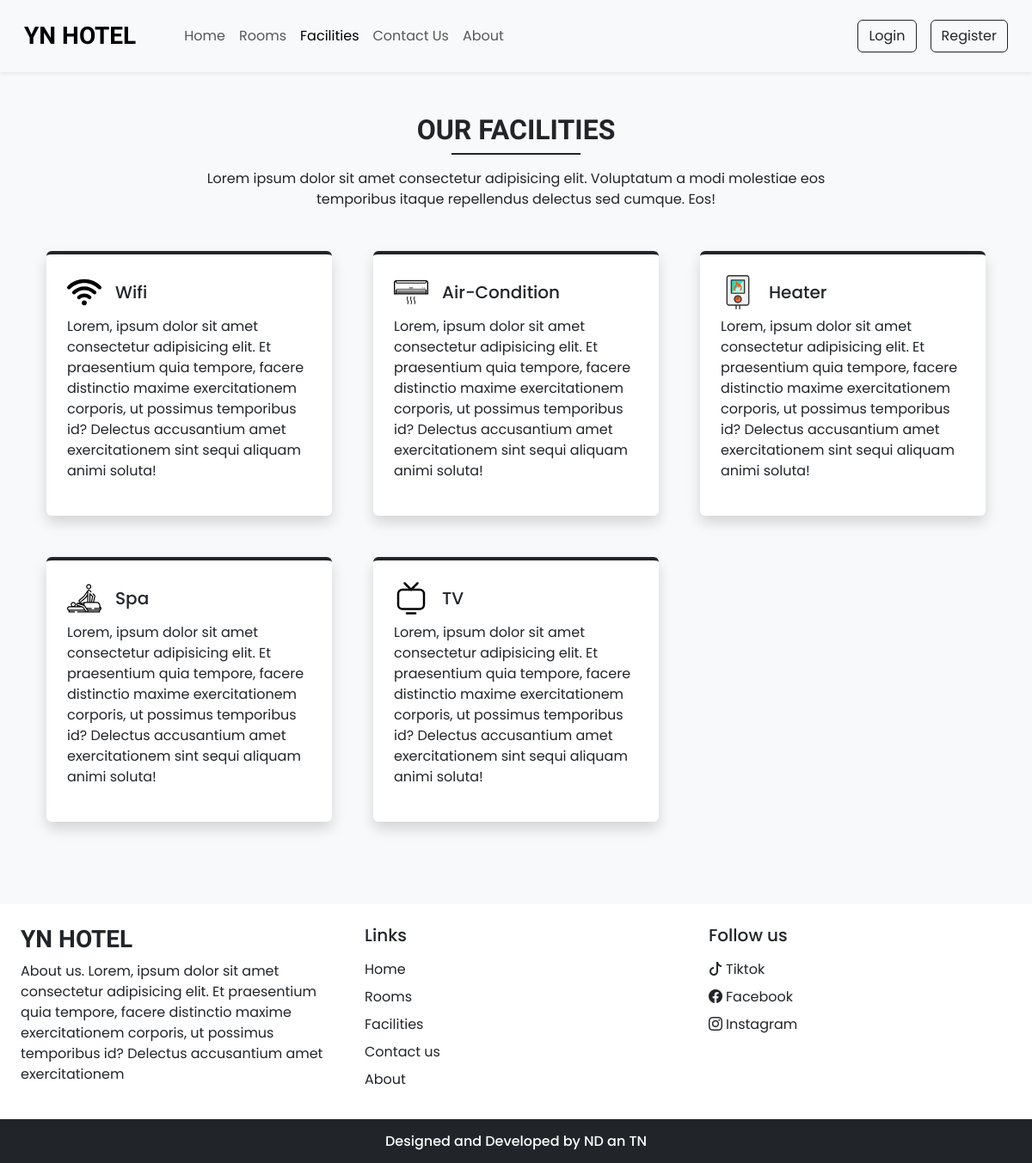
Screenshot of /facilities.php with the database file from the repository.
### tables this page shows
CREATE TABLE `settings` (
  `sr_no` int(11) NOT NULL,
  `site_title` varchar(50) NOT NULL,
  `site_about` varchar(250) NOT NULL,
  `shutdown` tinyint(1) NOT NULL
);

CREATE TABLE `facilities` (
  `id` int(11) NOT NULL,
  `name` varchar(100) NOT NULL,
  `icon` varchar(50) NOT NULL,
  `description` varchar(250) NOT NULL
);

### admin/inc/db_config.php (called while the page is built, shortened)
<?php
function selectAll($table)
{
    $con = $GLOBALS['con'];
    $res = mysqli_query($con, "SELECT * FROM $table");
    return $res;
}
function select($sql, $values, $datatypes)
{
    $con = $GLOBALS['con'];
    if ($stmt = mysqli_prepare($con, $sql)) {
        mysqli_stmt_bind_param($stmt, $datatypes, ...$values);
        if (mysqli_stmt_execute($stmt)) {
            $res = mysqli_stmt_get_result($stmt);
            return $res;
        } else {
            mysqli_stmt_close($stmt);
            die("Query cannot be excuted - Select");
        }
    } else {
        die("Query cannot be prepared - Select");
    }
}

### facilities.php (the view, shortened to what this page needs)
<!DOCTYPE html>
<html lang="en">
<head>
    <?php require 'inc/links.php' ?>
</head>
<body class="bg-light">
    <?php require 'inc/header.php'; ?>
    <div class="my-5 px-4">
        <h2 class="fw-bold h-font text-center">OUR FACILITIES</h2>
        <div class="h-line bg-dark"></div>
        <p class="text-center mt-3">Lorem ipsum dolor sit amet consectetur adipisicing elit.
            Voluptatum a modi molestiae eos <br> temporibus itaque repellendus
            delectus sed cumque. Eos!</p>
    </div>
    <div class="container">
        <div class="row">
            <?php
                $res = selectAll('facilities');
                $path = FACILITIES_IMG_PATH;
                while ($row = mysqli_fetch_assoc($res)) {
                    echo <<<data
                        <div class="col-lg-4 col-md-6 mb-5 px-4">
                            <div class="bg-white rounded shadow p-4 border-top border-4 border-dark pop">
                                <div class="d-flex align-items-center mb-2">
                                <img src="$path$row[icon]" width="40px">
                                    <h5 class="m-0 ms-3">$row[name]</h5>
                                </div>
                                <p>
                                    $row[description]
                                </p>
                            </div>
                        </div>
                    data;
                }
            ?>
        </div>
    </div>
    <?php require 'inc/footer.php'; ?>
</body>
</html>

### inc/header.php (shortened to what this page needs)
<nav id="nav-bar" class="navbar navbar-expand-lg bg-body-tertiary bg-white px-lg-3 py-lg-3 py-lg-2 shadow-sm sticky-top">
    <div class="container-fluid">
        <a class="navbar-brand me-5 fw-bold fs-3 h-font" href="index.php"><?php echo $settings_r['site_title'] ?></a>
        <div class="collapse navbar-collapse" id="navbarSupportedContent">
            <ul class="navbar-nav me-auto mb-2 mb-lg-0">
                <li class="nav-item">
                    <a class="nav-link" href="index.php">Home</a>
                </li>
                <li class="nav-item">
                    <a class="nav-link" href="rooms.php">Rooms</a>
                </li>
                <li class="nav-item">
                    <a class="nav-link" href="facilities.php">Facilities</a>
                </li>
                <li class="nav-item">
                    <a class="nav-link" href="contact.php">Contact Us</a>
                </li>
                <li class="nav-item">
                    <a class="nav-link" href="about.php">About</a>
                </li>
            </ul>
            <div class="d-flex">
                <?php
                if (isset($_SESSION['login']) && $_SESSION['login'] == true) {
                    $path = USERS_IMG_PATH;
                    echo <<<data
                            <div class="btn-group">
                                <button type="button" class="btn btn-outline-dark dropdown-toggle" data-bs-toggle="dropdown" data-bs-display="static" aria-expanded="false">
                                    <img src="$path{$_SESSION['uPic']}" style="width: 25px; height: 25px;" class="me-1 rounded-circle">
                                    {$_SESSION['uName']}
                                </button>
                                <ul class="dropdown-menu dropdown-menu-lg-end">
                                    <li><a class="dropdown-item text-white" style="background-color: #343a40;" href="profile.php">Profile</a></li>
                                    <li><a class="dropdown-item text-white" style="background-color: #343a40;" href="bookings.php">Bookings</a></li>
                                    <li><a class="dropdown-item text-white" style="background-color: #343a40;" href="logout.php">Logout</a></li>
                                </ul>
                            </div>
                        data;
                } else {
                    echo <<<data
                            <button type='button' class='btn btn-outline-dark shadow-none me-lg-3 me-2' data-bs-toggle='modal' data-bs-target='#loginModal'>
                                Login
                            </button>
                            <button type='button' class='btn btn-outline-dark shadow-none' data-bs-toggle='modal' data-bs-target='#registerModal'>
                                Register
                            </button>
                        data;
                }
                ?>
            </div>
        </div>
    </div>
</nav>

### inc/footer.php (shortened to what this page needs)
<div class="container-fluid bg-white mt-5">
    <div class="row">
        <div class="col-lg-4 p-4">
            <h3 class="h-font fw-bold fs-3 mb-2"><?php echo $settings_r['site_title'] ?></h3>
            <p><?php echo $settings_r['site_about'] ?> </p>
        </div>
        <div class="col-lg-4 p-4">
            <h5 class="mb-3">Links</h5>
            <a href="index.php" class="d-inline-block mb-2 text-dark text-decoration-none">Home</a> <br>
            <a href="rooms.php" class="d-inline-block mb-2 text-dark text-decoration-none">Rooms</a> <br>
            <a href="facilities.php" class="d-inline-block mb-2 text-dark text-decoration-none">Facilities</a> <br>
            <a href="contact.php" class="d-inline-block mb-2 text-dark text-decoration-none">Contact us</a> <br>
            <a href="about.php" class="d-inline-block mb-2 text-dark text-decoration-none">About</a>
        </div>
        <div class="col-lg-4 p-4">
            <h5 class="mb-3">Follow us</h5>
            <?php
            if ($contact_r['tiktok'] != '') {
                echo <<< data
                    <a href="$contact_r[tiktok]" class="d-inline-block text-dark text-decoration-none mb-2">
                        <i class="bi bi-tiktok me-1"></i>Tiktok
                    </a>
                    <br>
                data;
            }
            ?>
            <a href="<?php echo $contact_r['facebook'] ?>" class="d-inline-block text-dark text-decoration-none mb-2">
                <i class="bi bi-facebook me-1"></i>Facebook
            </a>
            <br>
            <a href="<?php echo $contact_r['instagram'] ?>" class="d-inline-block text-dark text-decoration-none">
                <i class="bi bi-instagram me-1"></i>Instagram
            </a>
        </div>
    </div>
</div>
<h6 class="text-center bg-dark text-white p-3 m-0">Designed and Developed by ND an TN</h6>

### css/common.css (style rules this page uses)
:root { --teal: #2ec1ac; --teal_hover: #279e8c; --teal_disabled: #94f5e6; }
* { font-family: "Poppins", sans-serif; }
.h-font { font-family: "Merienda", cursive; }
.h-line { width: 150px; margin: 0 auto; height: 1.7px; }

### rows the page displays
settings: site_title "YN HOTEL", site_about "About us. Lorem, ipsum dolor sit amet consectetur adipisicing elit. Et praesentium quia tempore, facere distinctio maxime exercitationem corporis, ut possimus temporibus id? Delectus accusantium amet exercitationem"
facilities: icon (picture), name "Wifi", description "Lorem, ipsum dolor sit amet consectetur adipisicing elit. Et praesentium quia tempore, facere distinctio maxime exercitationem corporis, ut possimus temporibus id? Delectus accusantium amet exercitationem sint sequi aliquam animi soluta!"
facilities: icon (picture), name "Air-Condition", description "Lorem, ipsum dolor sit amet consectetur adipisicing elit. Et praesentium quia tempore, facere distinctio maxime exercitationem corporis, ut possimus temporibus id? Delectus accusantium amet exercitationem sint sequi aliquam animi soluta!"
facilities: icon (picture), name "Heater", description "Lorem, ipsum dolor sit amet consectetur adipisicing elit. Et praesentium quia tempore, facere distinctio maxime exercitationem corporis, ut possimus temporibus id? Delectus accusantium amet exercitationem sint sequi aliquam animi soluta!"
facilities: icon (picture), name "Spa", description "Lorem, ipsum dolor sit amet consectetur adipisicing elit. Et praesentium quia tempore, facere distinctio maxime exercitationem corporis, ut possimus temporibus id? Delectus accusantium amet exercitationem sint sequi aliquam animi soluta!"
facilities: icon (picture), name "TV", description "Lorem, ipsum dolor sit amet consectetur adipisicing elit. Et praesentium quia tempore, facere distinctio maxime exercitationem corporis, ut possimus temporibus id? Delectus accusantium amet exercitationem sint sequi aliquam animi soluta!"
